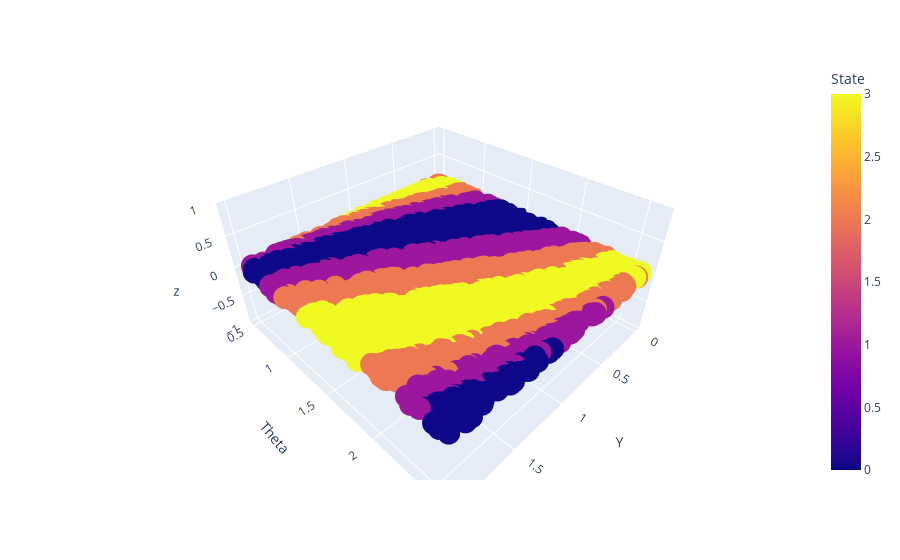

The code cell stored with this chart in its notebook:
### Code cell
df_1 = pd.DataFrame({'Y':Y_Train, 'Theta':T_Train,'State':S_Train,'z': [0]*3000})
fig = px.scatter_3d(df_1, x='Y', y='Theta',z='z', color='State')
fig.show()

### Figure 1 — Plotly figure (JSON) as saved in the notebook; plotly's stock layout.template omitted (floating-point values rounded to 4 significant figures; data arrays with more than 128 entries replaced by an {"elided": "..."} marker saying what was removed)
{"data": [{"hovertemplate": "Y=%{x}<br>Theta=%{y}<br>z=%{z}<br>State=%{marker.color}<extra></extra>", "legendgroup": "", "marker": {"color": {"elided": "3000 int values"}, "coloraxis": "coloraxis", "symbol": "circle"}, "mode": "markers", "name": "", "scene": "scene", "showlegend": false, "type": "scatter3d", "x": {"elided": "3000 float values"}, "y": {"elided": "3000 float values"}, "z": {"elided": "3000 int values"}}], "layout": {"coloraxis": {"colorbar": {"title": {"text": "State"}}, "colorscale": [[0, "#0d0887"], [0.1111, "#46039f"], [0.2222, "#7201a8"], [0.3333, "#9c179e"], [0.4444, "#bd3786"], [0.5556, "#d8576b"], [0.6667, "#ed7953"], [0.7778, "#fb9f3a"], [0.8889, "#fdca26"], [1, "#f0f921"]]}, "legend": {"tracegroupgap": 0}, "margin": {"t": 60}, "scene": {"domain": {"x": [0, 1], "y": [0, 1]}, "xaxis": {"title": {"text": "Y"}}, "yaxis": {"title": {"text": "Theta"}}, "zaxis": {"title": {"text": "z"}}}}}
